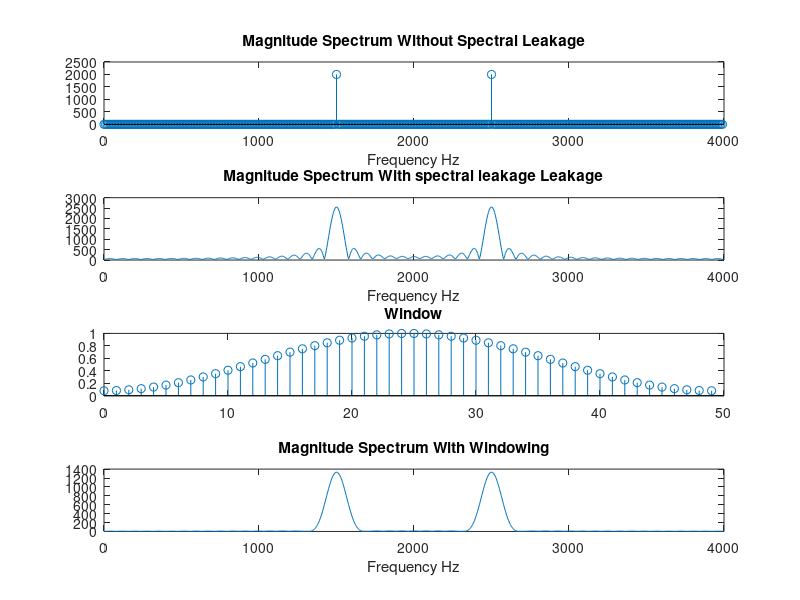

Here is the MATLAB script that generated this plot:
clear; close;
fs=4000;
N=400;
n=0:N-1;
y=10*cos(2*pi*1500*n/fs);
f=abs(fft(y));
k=0:N-1;
df=fs/N;
kf=k.*df;
subplot(411);
stem(kf,f);
xlabel('Frequency Hz');
title('Magnitude Spectrum Without Spectral Leakage');
% If frequency bins are not available (Spectral Leakage) %
N=50;
n=0:N-1;
nfft=1024;
y=100*cos(2*pi*1500*n/fs);
f=abs(fft(y,nfft));
k=0:nfft-1;
df=fs/nfft;
kf=k.*df;
subplot(412);
plot(kf,f);
xlabel('Frequency Hz');
title('Magnitude Spectrum With spectral leakage Leakage');
 
% Solution of Spectral leakage (Windowing)%
win=window(@hamming,N);
subplot(413);
stem(n,win);
title('Window');
y_win=y.*win';
f_win=abs(fft(y_win,nfft));
k=0:nfft-1;
df=fs/nfft;
kf=k.*df;
subplot(414);
plot(kf,f_win);
xlabel('Frequency Hz');
title('Magnitude Spectrum With Windowing');
